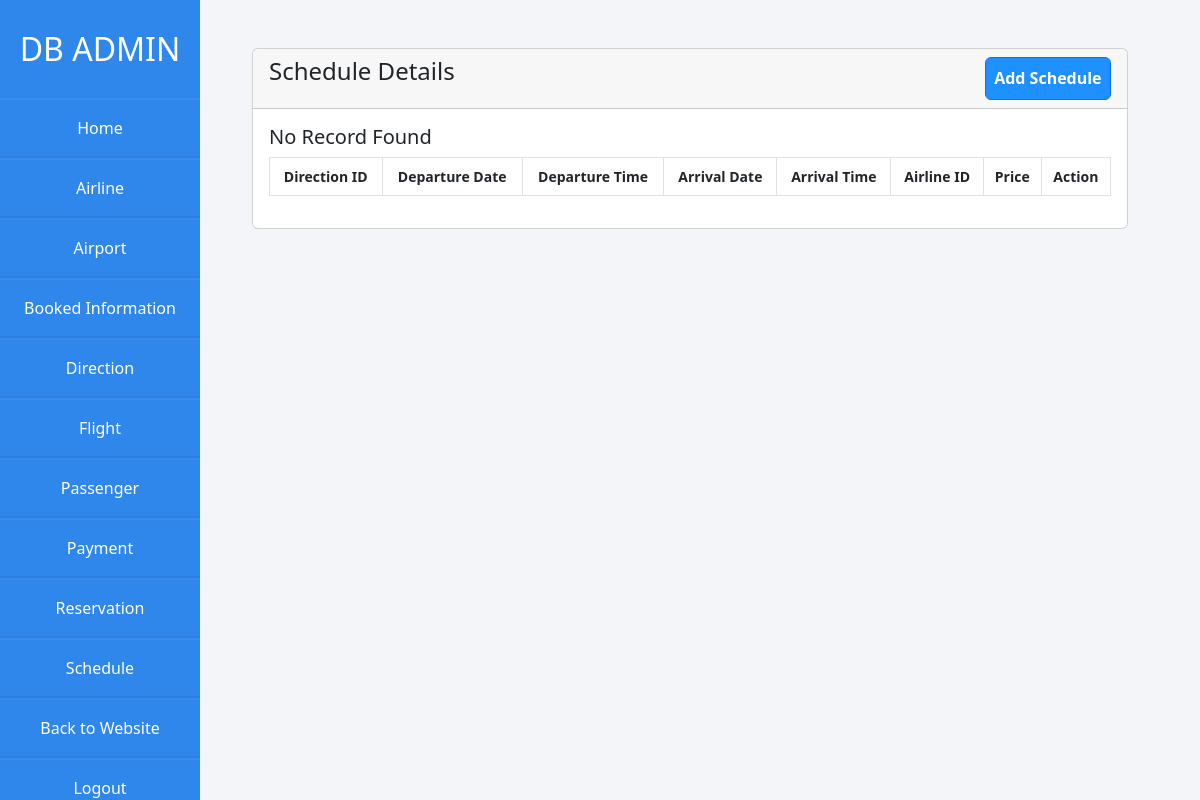
The app's page /Airlines/admin/schedule.php, older data.
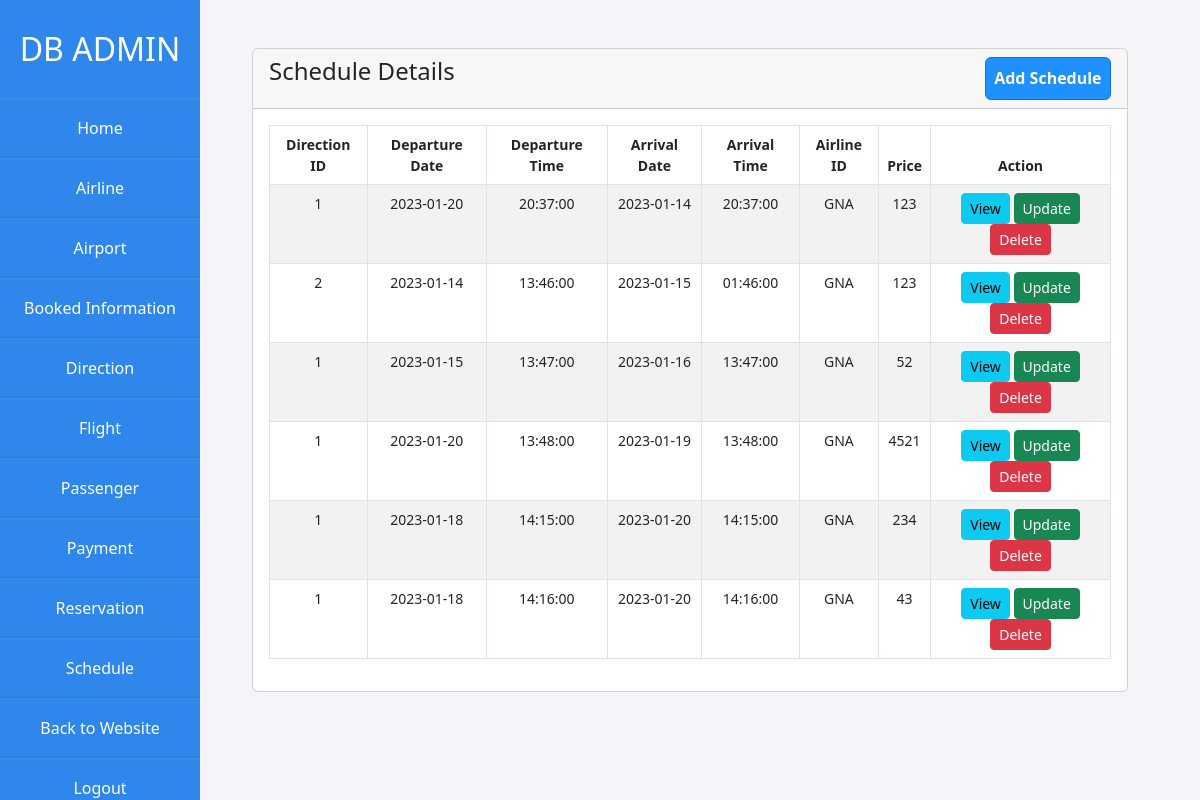
The same page, newer data.
### tables this page shows
CREATE TABLE `schedule` (
  `schedule_id` int(10) NOT NULL,
  `direction_id` int(7) NOT NULL,
  `departure_date` date NOT NULL,
  `departure_time` time NOT NULL,
  `arrival_date` date NOT NULL,
  `arrival_time` time NOT NULL,
  `airline_id` char(3) NOT NULL,
  `price` int(11) NOT NULL
);

### Airlines/admin/schedule.php (the view, shortened to what this page needs)
<?php
  require 'dbcon.php';
?>
<!doctype html>
<html lang="en">
  <head>
    <link href="https://cdn.jsdelivr.net/npm/bootstrap@5.2.0-beta1/dist/css/bootstrap.min.css" rel="stylesheet">
    <link rel="stylesheet" href="css/styles.css">
  </head>
  <body>
    <div class="wrapper">
      <div class="sidebar">
        <h2>DB Admin</h2>
        <li><a href="admin.php">Home</a></li>
        <li><a href="airline.php">Airline</a></li>
        <li><a href="airport.php">Airport</a></li>
        <li><a href="booked-information.php">Booked Information</a></li>
        <li><a href="direction.php">Direction</a></li>
        <li><a href="flight.php">Flight</a></li>
        <li><a href="passenger.php">Passenger</a></li>
        <li><a href="payment.php">Payment</a></li>
        <li><a href="reservation.php">Reservation</a></li>
        <li><a href="schedule.php">Schedule</a></li>
        <li><a href="../home.php"> Back to Website</a></li>
        <li><a href="logout-admin.php"> Logout</a></li>
      </div>
    </div>
    <div class="container mt-5">
      <div class="row">
        <div class="col-md-12">
          <div class="card">
            <div class="card-header">
              <h4>Schedule Details
                <a href="schedule-create.php" class="btn btn-primary float-end">Add Schedule</a>
              </h4>
            </div>
            <div class="card-body">
              <table class="table table-bordered table-striped">
                  <thead>
                      <tr>
                        <th>Direction ID</th>
                        <th>Departure Date</th>
                        <th>Departure Time</th>
                        <th>Arrival Date</th>
                        <th>Arrival Time</th>
                        <th>Airline ID</th>
                        <th>Price</th>
                        <th>Action</th>
                      </tr>
                  </thead>
                  <tbody>
                    <?php
                      $query = "SELECT * FROM schedule";
                      $query_run = mysqli_query($con, $query);
                      if(mysqli_num_rows($query_run) > 0){
                        foreach($query_run as $schedule){
                          ?>
                          <tr>
                            <td><?= $schedule['direction_id']; ?></td>
                            <td><?= $schedule['departure_date']; ?></td>
                            <td><?= $schedule['departure_time']; ?></td>
                            <td><?= $schedule['arrival_date']; ?></td>
                            <td><?= $schedule['arrival_time']; ?></td>
                            <td><?= $schedule['airline_id']; ?></td>
                            <td><?= $schedule['price']; ?></td>
                            <td>
                              <a href="schedule-view.php?schedule_id=<?= $schedule['schedule_id']; ?>" class="btn btn-info btn-sm">View</a>
                              <a href="schedule-update.php?schedule_id=<?= $schedule['schedule_id']; ?>" class="btn btn-success btn-sm">Update</a>
                              <form action="code.php" method='POST' class="d-inline">
                                <button type="submit" name="delete_schedule" value="<?=$schedule['schedule_id']; ?>" class="btn btn-danger btn-sm">Delete</a>
                              </form>
                            </td>
                          </tr>
                          <?php
                        }
                      }
                      else{
                        echo '<h5>No Record Found </h5>';
                      }
                    ?>
                  </tbody>
              </table>
            </div>
          </div>
        </div>
      </div>
    </div>
  </body>
</html>

Row changes from the older to the newer data that the page shows:
added schedule: direction "1", departure_date "2023-01-20", departure_time "20:37:00", arrival_date "2023-01-14", arrival_time "20:37:00", airline "GNA", price "123", $schedule['schedule_id'] 4 (drawn)
added schedule: direction "2", departure_date "2023-01-14", departure_time "13:46:00", arrival_date "2023-01-15", arrival_time "01:46:00", airline "GNA", price "123", $schedule['schedule_id'] 5 (drawn)
added schedule: direction "1", departure_date "2023-01-15", departure_time "13:47:00", arrival_date "2023-01-16", arrival_time "13:47:00", airline "GNA", price "52", $schedule['schedule_id'] 6 (drawn)
added schedule: direction "1", departure_date "2023-01-20", departure_time "13:48:00", arrival_date "2023-01-19", arrival_time "13:48:00", airline "GNA", price "4521", $schedule['schedule_id'] 7 (drawn)
added schedule: direction "1", departure_date "2023-01-18", departure_time "14:15:00", arrival_date "2023-01-20", arrival_time "14:15:00", airline "GNA", price "234", $schedule['schedule_id'] 8 (drawn)
added schedule: direction "1", departure_date "2023-01-18", departure_time "14:16:00", arrival_date "2023-01-20", arrival_time "14:16:00", airline "GNA", price "43", $schedule['schedule_id'] 9 (drawn)
Text that changed along with them:
text no longer shown: "No Record Found"
